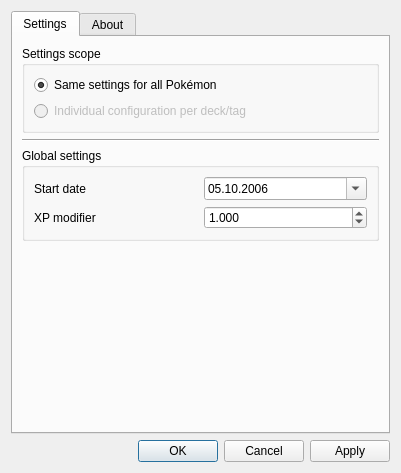
<?xml version="1.0" encoding="UTF-8"?>
<ui version="4.0">
 <class>Dialog</class>
 <widget class="QDialog" name="Dialog">
  <property name="geometry">
   <rect>
    <x>0</x>
    <y>0</y>
    <width>401</width>
    <height>473</height>
   </rect>
  </property>
  <property name="windowTitle">
   <string>Pokémanki Settings</string>
  </property>
  <layout class="QVBoxLayout" name="verticalLayout_3">
   <item>
    <widget class="QTabWidget" name="tabWidget">
     <property name="currentIndex">
      <number>0</number>
     </property>
     <widget class="QWidget" name="tabSettings">
      <attribute name="title">
       <string>Settings</string>
      </attribute>
      <layout class="QVBoxLayout" name="verticalLayout_2">
       <item>
        <widget class="QGroupBox" name="gb_settings_scope">
         <property name="title">
          <string>Settings scope</string>
         </property>
         <layout class="QVBoxLayout" name="verticalLayout_5">
          <item>
           <widget class="QRadioButton" name="rb_global">
            <property name="text">
             <string>Same settings for all Pokémon</string>
            </property>
            <property name="checked">
             <bool>true</bool>
            </property>
           </widget>
          </item>
          <item>
           <widget class="QRadioButton" name="rb_individual">
            <property name="enabled">
             <bool>false</bool>
            </property>
            <property name="toolTip">
             <string>not implemented yet</string>
            </property>
            <property name="text">
             <string>Individual configuration per deck/tag</string>
            </property>
           </widget>
          </item>
         </layout>
        </widget>
       </item>
       <item>
        <widget class="Line" name="line">
         <property name="orientation">
          <enum>Qt::Horizontal</enum>
         </property>
        </widget>
       </item>
       <item>
        <widget class="QGroupBox" name="gb_global_settings">
         <property name="title">
          <string>Global settings</string>
         </property>
         <layout class="QGridLayout" name="gridLayout">
          <item row="0" column="0">
           <widget class="QLabel" name="lb_startdate">
            <property name="text">
             <string>Start date</string>
            </property>
           </widget>
          </item>
          <item row="2" column="0">
           <widget class="QLabel" name="lb_modifier">
            <property name="text">
             <string>XP modifier</string>
            </property>
           </widget>
          </item>
          <item row="0" column="1">
           <widget class="QDateTimeEdit" name="dte_startdate_global">
            <property name="toolTip">
             <string>Reviews before this date don't contribute to your Pokémons XP</string>
            </property>
            <property name="date">
             <date>
              <year>2006</year>
              <month>10</month>
              <day>5</day>
             </date>
            </property>
            <property name="minimumDate">
             <date>
              <year>1970</year>
              <month>1</month>
              <day>1</day>
             </date>
            </property>
            <property name="displayFormat">
             <string>dd.MM.yyyy</string>
            </property>
            <property name="calendarPopup">
             <bool>true</bool>
            </property>
           </widget>
          </item>
          <item row="2" column="1">
           <widget class="QDoubleSpinBox" name="dsb_xp_modifier_global">
            <property name="toolTip">
             <string>Adjusts how many XP are gained per review
min 0.001
max 1'000</string>
            </property>
            <property name="decimals">
             <number>3</number>
            </property>
            <property name="minimum">
             <double>0.001000000000000</double>
            </property>
            <property name="maximum">
             <double>1000.000000000000000</double>
            </property>
            <property name="singleStep">
             <double>0.100000000000000</double>
            </property>
            <property name="value">
             <double>1.000000000000000</double>
            </property>
           </widget>
          </item>
         </layout>
        </widget>
       </item>
       <item>
        <spacer name="verticalSpacer">
         <property name="orientation">
          <enum>Qt::Vertical</enum>
         </property>
         <property name="sizeHint" stdset="0">
          <size>
           <width>20</width>
           <height>40</height>
          </size>
         </property>
        </spacer>
       </item>
      </layout>
     </widget>
     <widget class="QWidget" name="tabAbout">
      <attribute name="title">
       <string>About</string>
      </attribute>
      <layout class="QVBoxLayout" name="verticalLayout_4">
       <item>
        <widget class="QTextBrowser" name="htmlAbout">
         <property name="openExternalLinks">
          <bool>true</bool>
         </property>
        </widget>
       </item>
      </layout>
     </widget>
    </widget>
   </item>
   <item>
    <widget class="QDialogButtonBox" name="buttonBox">
     <property name="standardButtons">
      <set>QDialogButtonBox::Apply|QDialogButtonBox::Cancel|QDialogButtonBox::Ok</set>
     </property>
    </widget>
   </item>
  </layout>
 </widget>
 <resources/>
 <connections/>
</ui>
